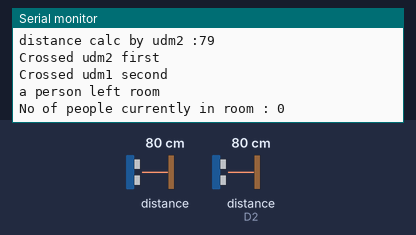
Bench run of a sketch on a simulated ESP8266 (NodeMCU). On the bench: the last lines printed to the serial monitor. Wiring (inferred from the names in the program): 2 × ultrasonic range finder: trigger D4, echo D3 / trigger D1, echo D2. Inputs (shaded band) come from the test bench; at power-on: distance to the obstacle 80 cm, distance to the obstacle (sensor on D2) 80 cm. The echo pulse lasts 58.3 µs per cm.

Above: at 1.2 s.
1.3 s: distance to the obstacle (sensor 0) set to 2 cm
At 4.6 s:
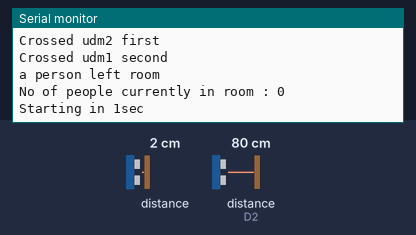
5.8 s: distance to the obstacle (sensor on D2) set to 2 cm
At 9.9 s:
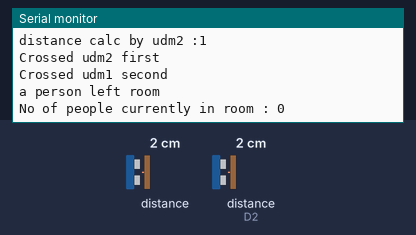
10.3 s: distance to the obstacle (sensor 0) set to 4 cm
At 14.3 s:
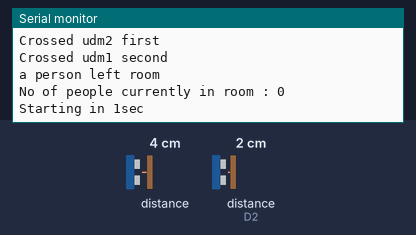
14.8 s: distance to the obstacle (sensor on D2) set to 4 cm
At 18.5 s:
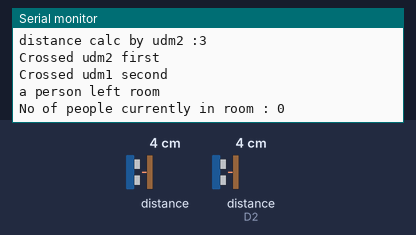
Timing chart, 0 to 20.0 s (numbered marks = the images above; inputs shaded):
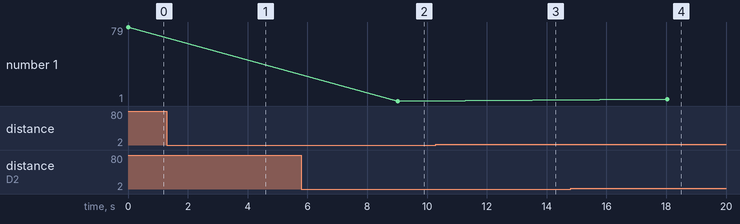

Measured:
- after the input at 5.8 s, the serial monitor: prints a new line after 3.2 s (image 2)
- after the input at 14.8 s, the serial monitor: prints a new line after 3.2 s (image 4)

The sketch:

udm.ino
```cpp
//udm 1 - trig1,echo1
//udm 2 - trig2,echo2

#include<ESP8266WiFi.h>
#include<ESP8266HTTPClient.h>

int trig1 = D1;
int echo1 = D2;
int trig2 = D4;
int echo2 = D3;
long duration=0;
int maxdist1 = 400;
int maxdist2 = 400;
int dist1=0;
int dist2=0;
int i=0;
int count=0;
int countchange = 0;
void setup()
{
  // put your setup code here, to run once:
  Serial.begin(115200);
  Serial.println();
  /*Serial.println("Connecting to Wifi");
  WiFi.begin("wow", "ven@2801");
  while (WiFi.status() != WL_CONNECTED)
  {
    delay(500);
    Serial.print(".");
  }
  Serial.println("WiFi connected");*/
  pinMode(trig1,OUTPUT);
  pinMode(echo1,INPUT);
  pinMode(trig2,OUTPUT);
  pinMode(echo2,INPUT);
}
int udm1() //returns distance calculated by udm1
{
  float dist;
  digitalWrite(trig1, LOW);
  delayMicroseconds(2);
  digitalWrite(trig1, HIGH);
  delayMicroseconds(10);
  digitalWrite(trig1, LOW);
  duration = pulseIn(echo1, HIGH);
  dist = duration*0.034/2;
  return dist;
}
int udm2() //returns distance calculated ny udm2
{
  float dist;
  digitalWrite(trig2, LOW);
  delayMicroseconds(2);
  digitalWrite(trig2, HIGH);
  delayMicroseconds(10);
  digitalWrite(trig2, LOW);
  duration = pulseIn(echo2, HIGH);
  dist = duration*0.034/2;
  return dist;
}
void checkEntry()
{
  for(i=0;i<20;i++)
    {
      dist2 = udm2();
      if(dist2<maxdist2)
      {
        Serial.println("Crossed udm2 second");
        Serial.println("a person entered room");
        count++;
        break;
      }
    }
}
void checkExit()
{
  for(i=0;i<20;i++)
    {
      dist1 = udm1();
      if(dist1<maxdist1)
      {
        Serial.println("Crossed udm1 second");
        Serial.println("a person left room");
        count--;
        break;
      }
    }
}
/*void sendCount() //sends the count of people to the server
{
    HTTPClient http;
    String postData = "http://192.168.43.195/udm.php?count=";
    postData.concat(count);
    http.begin(postData);
    int httpCode = http.GET();
    if (httpCode > 0) {
      String payload = http.getString();
      Serial.print("Count sent : ");
      Serial.println(payload);
    }
}*/
void loop() {
  // put your main code here, to run repeatedly:
  dist1 = udm1();
  Serial.print("distance calc by udm1 :");
  Serial.println(dist1);
  if(dist1<maxdist1)
  {
    Serial.println("Crossed udm1 first");
    checkEntry();
  }
  Serial.print("distance calc by udm2 :");
  dist2 = udm2();
  Serial.println(dist2);
  if(dist2<maxdist2)
  {
    Serial.println("Crossed udm2 first");
    checkExit();
  }
    Serial.print("No of people currently in room : ");
    Serial.println(count);
    delay(4000);
    Serial.println("Starting in 1sec");
  //sendCount();
  delay(5000);
}
```
